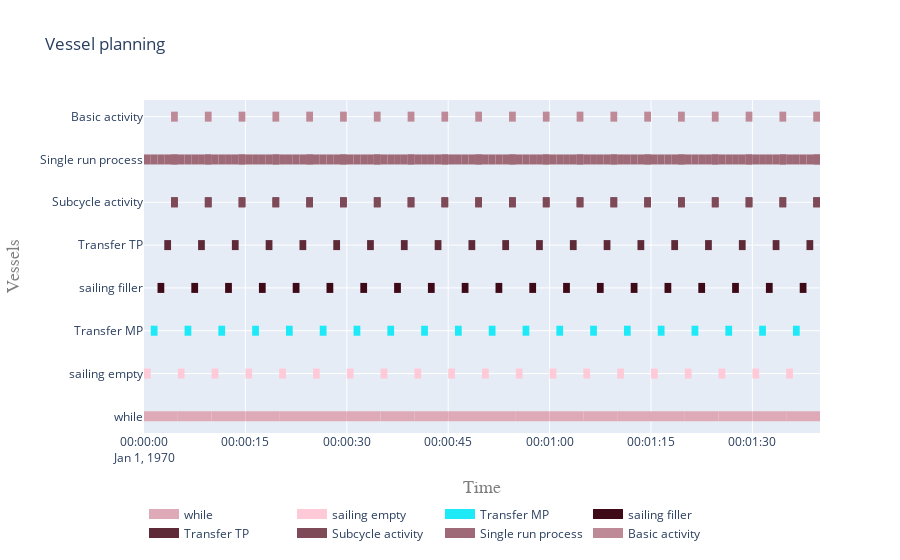

Notebook code for this chart:
### Code cell
plot.vessel_planning([while_activity, *single_run, sequence_activity, wait__actitivy])

### Figure 1 — Plotly figure (JSON) as saved in the notebook; plotly's stock layout.template omitted (floating-point values rounded to 4 significant figures; data arrays with more than 128 entries replaced by an {"elided": "..."} marker saying what was removed)
{"data": [{"connectgaps": false, "hoverinfo": "y+name", "line": {"color": "rgb(222,170,183)", "width": 10}, "mode": "lines", "name": "while", "type": "scatter", "x": {"elided": "11505 str values"}, "y": {"elided": "11505 str values"}}, {"connectgaps": false, "hoverinfo": "y+name", "line": {"color": "rgb(254,202,215)", "width": 10}, "mode": "lines", "name": "sailing empty", "type": "scatter", "x": ["1970-01-01T00:00:00", "1970-01-01T00:00:00", "1970-01-01T00:00:01", "1970-01-01T00:00:01", "1970-01-01T00:00:01", "1970-01-01T00:00:05", "1970-01-01T00:00:05", "1970-01-01T00:00:06", "1970-01-01T00:00:06", "1970-01-01T00:00:06", "1970-01-01T00:00:10", "1970-01-01T00:00:10", "1970-01-01T00:00:11", "1970-01-01T00:00:11", "1970-01-01T00:00:11", "1970-01-01T00:00:15", "1970-01-01T00:00:15", "1970-01-01T00:00:16", "1970-01-01T00:00:16", "1970-01-01T00:00:16", "1970-01-01T00:00:20", "1970-01-01T00:00:20", "1970-01-01T00:00:21", "1970-01-01T00:00:21", "1970-01-01T00:00:21", "1970-01-01T00:00:25", "1970-01-01T00:00:25", "1970-01-01T00:00:26", "1970-01-01T00:00:26", "1970-01-01T00:00:26", "1970-01-01T00:00:30", "1970-01-01T00:00:30", "1970-01-01T00:00:31", "1970-01-01T00:00:31", "1970-01-01T00:00:31", "1970-01-01T00:00:35", "1970-01-01T00:00:35", "1970-01-01T00:00:36", "1970-01-01T00:00:36", "1970-01-01T00:00:36", "1970-01-01T00:00:40", "1970-01-01T00:00:40", "1970-01-01T00:00:41", "1970-01-01T00:00:41", "1970-01-01T00:00:41", "1970-01-01T00:00:45", "1970-01-01T00:00:45", "1970-01-01T00:00:46", "1970-01-01T00:00:46", "1970-01-01T00:00:46", "1970-01-01T00:00:50", "1970-01-01T00:00:50", "1970-01-01T00:00:51", "1970-01-01T00:00:51", "1970-01-01T00:00:51", "1970-01-01T00:00:55", "1970-01-01T00:00:55", "1970-01-01T00:00:56", "1970-01-01T00:00:56", "1970-01-01T00:00:56", "1970-01-01T00:01:00", "1970-01-01T00:01:00", "1970-01-01T00:01:01", "1970-01-01T00:01:01", "1970-01-01T00:01:01", "1970-01-01T00:01:05", "1970-01-01T00:01:05", "1970-01-01T00:01:06", "1970-01-01T00:01:06", "1970-01-01T00:01:06", "1970-01-01T00:01:10", "1970-01-01T00:01:10", "1970-01-01T00:01:11", "1970-01-01T00:01:11", "1970-01-01T00:01:11", "1970-01-01T00:01:15", "1970-01-01T00:01:15", "1970-01-01T00:01:16", "1970-01-01T00:01:16", "1970-01-01T00:01:16", "1970-01-01T00:01:20", "1970-01-01T00:01:20", "1970-01-01T00:01:21", "1970-01-01T00:01:21", "1970-01-01T00:01:21", "1970-01-01T00:01:25", "1970-01-01T00:01:25", "1970-01-01T00:01:26", "1970-01-01T00:01:26", "1970-01-01T00:01:26", "1970-01-01T00:01:30", "1970-01-01T00:01:30", "1970-01-01T00:01:31", "1970-01-01T00:01:31", "1970-01-01T00:01:31", "1970-01-01T00:01:35", "1970-01-01T00:01:35", "1970-01-01T00:01:36", "1970-01-01T00:01:36", "1970-01-01T00:01:36"], "y": ["sailing empty", "sailing empty", "sailing empty", "sailing empty", null, "sailing empty", "sailing empty", "sailing empty", "sailing empty", null, "sailing empty", "sailing empty", "sailing empty", "sailing empty", null, "sailing empty", "sailing empty", "sailing empty", "sailing empty", null, "sailing empty", "sailing empty", "sailing empty", "sailing empty", null, "sailing empty", "sailing empty", "sailing empty", "sailing empty", null, "sailing empty", "sailing empty", "sailing empty", "sailing empty", null, "sailing empty", "sailing empty", "sailing empty", "sailing empty", null, "sailing empty", "sailing empty", "sailing empty", "sailing empty", null, "sailing empty", "sailing empty", "sailing empty", "sailing empty", null, "sailing empty", "sailing empty", "sailing empty", "sailing empty", null, "sailing empty", "sailing empty", "sailing empty", "sailing empty", null, "sailing empty", "sailing empty", "sailing empty", "sailing empty", null, "sailing empty", "sailing empty", "sailing empty", "sailing empty", null, "sailing empty", "sailing empty", "sailing empty", "sailing empty", null, "sailing empty", "sailing empty", "sailing empty", "sailing empty", null, "sailing empty", "sailing empty", "sailing empty", "sailing empty", null, "sailing empty", "sailing empty", "sailing empty", "sailing empty", null, "sailing empty", "sailing empty", "sailing empty", "sailing empty", null, "sailing empty", "sailing empty", "sailing empty", "sailing empty", null]}, {"connectgaps": false, "hoverinfo": "y+name", "line": {"color": "rgb(30,234,247)", "width": 10}, "mode": "lines", "name": "Transfer MP", "type": "scatter", "x": ["1970-01-01T00:00:01", "1970-01-01T00:00:01", "1970-01-01T00:00:02", "1970-01-01T00:00:02", "1970-01-01T00:00:02", "1970-01-01T00:00:06", "1970-01-01T00:00:06", "1970-01-01T00:00:07", "1970-01-01T00:00:07", "1970-01-01T00:00:07", "1970-01-01T00:00:11", "1970-01-01T00:00:11", "1970-01-01T00:00:12", "1970-01-01T00:00:12", "1970-01-01T00:00:12", "1970-01-01T00:00:16", "1970-01-01T00:00:16", "1970-01-01T00:00:17", "1970-01-01T00:00:17", "1970-01-01T00:00:17", "1970-01-01T00:00:21", "1970-01-01T00:00:21", "1970-01-01T00:00:22", "1970-01-01T00:00:22", "1970-01-01T00:00:22", "1970-01-01T00:00:26", "1970-01-01T00:00:26", "1970-01-01T00:00:27", "1970-01-01T00:00:27", "1970-01-01T00:00:27", "1970-01-01T00:00:31", "1970-01-01T00:00:31", "1970-01-01T00:00:32", "1970-01-01T00:00:32", "1970-01-01T00:00:32", "1970-01-01T00:00:36", "1970-01-01T00:00:36", "1970-01-01T00:00:37", "1970-01-01T00:00:37", "1970-01-01T00:00:37", "1970-01-01T00:00:41", "1970-01-01T00:00:41", "1970-01-01T00:00:42", "1970-01-01T00:00:42", "1970-01-01T00:00:42", "1970-01-01T00:00:46", "1970-01-01T00:00:46", "1970-01-01T00:00:47", "1970-01-01T00:00:47", "1970-01-01T00:00:47", "1970-01-01T00:00:51", "1970-01-01T00:00:51", "1970-01-01T00:00:52", "1970-01-01T00:00:52", "1970-01-01T00:00:52", "1970-01-01T00:00:56", "1970-01-01T00:00:56", "1970-01-01T00:00:57", "1970-01-01T00:00:57", "1970-01-01T00:00:57", "1970-01-01T00:01:01", "1970-01-01T00:01:01", "1970-01-01T00:01:02", "1970-01-01T00:01:02", "1970-01-01T00:01:02", "1970-01-01T00:01:06", "1970-01-01T00:01:06", "1970-01-01T00:01:07", "1970-01-01T00:01:07", "1970-01-01T00:01:07", "1970-01-01T00:01:11", "1970-01-01T00:01:11", "1970-01-01T00:01:12", "1970-01-01T00:01:12", "1970-01-01T00:01:12", "1970-01-01T00:01:16", "1970-01-01T00:01:16", "1970-01-01T00:01:17", "1970-01-01T00:01:17", "1970-01-01T00:01:17", "1970-01-01T00:01:21", "1970-01-01T00:01:21", "1970-01-01T00:01:22", "1970-01-01T00:01:22", "1970-01-01T00:01:22", "1970-01-01T00:01:26", "1970-01-01T00:01:26", "1970-01-01T00:01:27", "1970-01-01T00:01:27", "1970-01-01T00:01:27", "1970-01-01T00:01:31", "1970-01-01T00:01:31", "1970-01-01T00:01:32", "1970-01-01T00:01:32", "1970-01-01T00:01:32", "1970-01-01T00:01:36", "1970-01-01T00:01:36", "1970-01-01T00:01:37", "1970-01-01T00:01:37", "1970-01-01T00:01:37"], "y": ["Transfer MP", "Transfer MP", "Transfer MP", "Transfer MP", null, "Transfer MP", "Transfer MP", "Transfer MP", "Transfer MP", null, "Transfer MP", "Transfer MP", "Transfer MP", "Transfer MP", null, "Transfer MP", "Transfer MP", "Transfer MP", "Transfer MP", null, "Transfer MP", "Transfer MP", "Transfer MP", "Transfer MP", null, "Transfer MP", "Transfer MP", "Transfer MP", "Transfer MP", null, "Transfer MP", "Transfer MP", "Transfer MP", "Transfer MP", null, "Transfer MP", "Transfer MP", "Transfer MP", "Transfer MP", null, "Transfer MP", "Transfer MP", "Transfer MP", "Transfer MP", null, "Transfer MP", "Transfer MP", "Transfer MP", "Transfer MP", null, "Transfer MP", "Transfer MP", "Transfer MP", "Transfer MP", null, "Transfer MP", "Transfer MP", "Transfer MP", "Transfer MP", null, "Transfer MP", "Transfer MP", "Transfer MP", "Transfer MP", null, "Transfer MP", "Transfer MP", "Transfer MP", "Transfer MP", null, "Transfer MP", "Transfer MP", "Transfer MP", "Transfer MP", null, "Transfer MP", "Transfer MP", "Transfer MP", "Transfer MP", null, "Transfer MP", "Transfer MP", "Transfer MP", "Transfer MP", null, "Transfer MP", "Transfer MP", "Transfer MP", "Transfer MP", null, "Transfer MP", "Transfer MP", "Transfer MP", "Transfer MP", null, "Transfer MP", "Transfer MP", "Transfer MP", "Transfer MP", null]}, {"connectgaps": false, "hoverinfo": "y+name", "line": {"color": "rgb(62,10,23)", "width": 10}, "mode": "lines", "name": "sailing filler", "type": "scatter", "x": ["1970-01-01T00:00:02", "1970-01-01T00:00:02", "1970-01-01T00:00:03", "1970-01-01T00:00:03", "1970-01-01T00:00:03", "1970-01-01T00:00:07", "1970-01-01T00:00:07", "1970-01-01T00:00:08", "1970-01-01T00:00:08", "1970-01-01T00:00:08", "1970-01-01T00:00:12", "1970-01-01T00:00:12", "1970-01-01T00:00:13", "1970-01-01T00:00:13", "1970-01-01T00:00:13", "1970-01-01T00:00:17", "1970-01-01T00:00:17", "1970-01-01T00:00:18", "1970-01-01T00:00:18", "1970-01-01T00:00:18", "1970-01-01T00:00:22", "1970-01-01T00:00:22", "1970-01-01T00:00:23", "1970-01-01T00:00:23", "1970-01-01T00:00:23", "1970-01-01T00:00:27", "1970-01-01T00:00:27", "1970-01-01T00:00:28", "1970-01-01T00:00:28", "1970-01-01T00:00:28", "1970-01-01T00:00:32", "1970-01-01T00:00:32", "1970-01-01T00:00:33", "1970-01-01T00:00:33", "1970-01-01T00:00:33", "1970-01-01T00:00:37", "1970-01-01T00:00:37", "1970-01-01T00:00:38", "1970-01-01T00:00:38", "1970-01-01T00:00:38", "1970-01-01T00:00:42", "1970-01-01T00:00:42", "1970-01-01T00:00:43", "1970-01-01T00:00:43", "1970-01-01T00:00:43", "1970-01-01T00:00:47", "1970-01-01T00:00:47", "1970-01-01T00:00:48", "1970-01-01T00:00:48", "1970-01-01T00:00:48", "1970-01-01T00:00:52", "1970-01-01T00:00:52", "1970-01-01T00:00:53", "1970-01-01T00:00:53", "1970-01-01T00:00:53", "1970-01-01T00:00:57", "1970-01-01T00:00:57", "1970-01-01T00:00:58", "1970-01-01T00:00:58", "1970-01-01T00:00:58", "1970-01-01T00:01:02", "1970-01-01T00:01:02", "1970-01-01T00:01:03", "1970-01-01T00:01:03", "1970-01-01T00:01:03", "1970-01-01T00:01:07", "1970-01-01T00:01:07", "1970-01-01T00:01:08", "1970-01-01T00:01:08", "1970-01-01T00:01:08", "1970-01-01T00:01:12", "1970-01-01T00:01:12", "1970-01-01T00:01:13", "1970-01-01T00:01:13", "1970-01-01T00:01:13", "1970-01-01T00:01:17", "1970-01-01T00:01:17", "1970-01-01T00:01:18", "1970-01-01T00:01:18", "1970-01-01T00:01:18", "1970-01-01T00:01:22", "1970-01-01T00:01:22", "1970-01-01T00:01:23", "1970-01-01T00:01:23", "1970-01-01T00:01:23", "1970-01-01T00:01:27", "1970-01-01T00:01:27", "1970-01-01T00:01:28", "1970-01-01T00:01:28", "1970-01-01T00:01:28", "1970-01-01T00:01:32", "1970-01-01T00:01:32", "1970-01-01T00:01:33", "1970-01-01T00:01:33", "1970-01-01T00:01:33", "1970-01-01T00:01:37", "1970-01-01T00:01:37", "1970-01-01T00:01:38", "1970-01-01T00:01:38", "1970-01-01T00:01:38"], "y": ["sailing filler", "sailing filler", "sailing filler", "sailing filler", null, "sailing filler", "sailing filler", "sailing filler", "sailing filler", null, "sailing filler", "sailing filler", "sailing filler", "sailing filler", null, "sailing filler", "sailing filler", "sailing filler", "sailing filler", null, "sailing filler", "sailing filler", "sailing filler", "sailing filler", null, "sailing filler", "sailing filler", "sailing filler", "sailing filler", null, "sailing filler", "sailing filler", "sailing filler", "sailing filler", null, "sailing filler", "sailing filler", "sailing filler", "sailing filler", null, "sailing filler", "sailing filler", "sailing filler", "sailing filler", null, "sailing filler", "sailing filler", "sailing filler", "sailing filler", null, "sailing filler", "sailing filler", "sailing filler", "sailing filler", null, "sailing filler", "sailing filler", "sailing filler", "sailing filler", null, "sailing filler", "sailing filler", "sailing filler", "sailing filler", null, "sailing filler", "sailing filler", "sailing filler", "sailing filler", null, "sailing filler", "sailing filler", "sailing filler", "sailing filler", null, "sailing filler", "sailing filler", "sailing filler", "sailing filler", null, "sailing filler", "sailing filler", "sailing filler", "sailing filler", null, "sailing filler", "sailing filler", "sailing filler", "sailing filler", null, "sailing filler", "sailing filler", "sailing filler", "sailing filler", null, "sailing filler", "sailing filler", "sailing filler", "sailing filler", null]}, {"connectgaps": false, "hoverinfo": "y+name", "line": {"color": "rgb(94,42,55)", "width": 10}, "mode": "lines", "name": "Transfer TP", "type": "scatter", "x": ["1970-01-01T00:00:03", "1970-01-01T00:00:03", "1970-01-01T00:00:04", "1970-01-01T00:00:04", "1970-01-01T00:00:04", "1970-01-01T00:00:08", "1970-01-01T00:00:08", "1970-01-01T00:00:09", "1970-01-01T00:00:09", "1970-01-01T00:00:09", "1970-01-01T00:00:13", "1970-01-01T00:00:13", "1970-01-01T00:00:14", "1970-01-01T00:00:14", "1970-01-01T00:00:14", "1970-01-01T00:00:18", "1970-01-01T00:00:18", "1970-01-01T00:00:19", "1970-01-01T00:00:19", "1970-01-01T00:00:19", "1970-01-01T00:00:23", "1970-01-01T00:00:23", "1970-01-01T00:00:24", "1970-01-01T00:00:24", "1970-01-01T00:00:24", "1970-01-01T00:00:28", "1970-01-01T00:00:28", "1970-01-01T00:00:29", "1970-01-01T00:00:29", "1970-01-01T00:00:29", "1970-01-01T00:00:33", "1970-01-01T00:00:33", "1970-01-01T00:00:34", "1970-01-01T00:00:34", "1970-01-01T00:00:34", "1970-01-01T00:00:38", "1970-01-01T00:00:38", "1970-01-01T00:00:39", "1970-01-01T00:00:39", "1970-01-01T00:00:39", "1970-01-01T00:00:43", "1970-01-01T00:00:43", "1970-01-01T00:00:44", "1970-01-01T00:00:44", "1970-01-01T00:00:44", "1970-01-01T00:00:48", "1970-01-01T00:00:48", "1970-01-01T00:00:49", "1970-01-01T00:00:49", "1970-01-01T00:00:49", "1970-01-01T00:00:53", "1970-01-01T00:00:53", "1970-01-01T00:00:54", "1970-01-01T00:00:54", "1970-01-01T00:00:54", "1970-01-01T00:00:58", "1970-01-01T00:00:58", "1970-01-01T00:00:59", "1970-01-01T00:00:59", "1970-01-01T00:00:59", "1970-01-01T00:01:03", "1970-01-01T00:01:03", "1970-01-01T00:01:04", "1970-01-01T00:01:04", "1970-01-01T00:01:04", "1970-01-01T00:01:08", "1970-01-01T00:01:08", "1970-01-01T00:01:09", "1970-01-01T00:01:09", "1970-01-01T00:01:09", "1970-01-01T00:01:13", "1970-01-01T00:01:13", "1970-01-01T00:01:14", "1970-01-01T00:01:14", "1970-01-01T00:01:14", "1970-01-01T00:01:18", "1970-01-01T00:01:18", "1970-01-01T00:01:19", "1970-01-01T00:01:19", "1970-01-01T00:01:19", "1970-01-01T00:01:23", "1970-01-01T00:01:23", "1970-01-01T00:01:24", "1970-01-01T00:01:24", "1970-01-01T00:01:24", "1970-01-01T00:01:28", "1970-01-01T00:01:28", "1970-01-01T00:01:29", "1970-01-01T00:01:29", "1970-01-01T00:01:29", "1970-01-01T00:01:33", "1970-01-01T00:01:33", "1970-01-01T00:01:34", "1970-01-01T00:01:34", "1970-01-01T00:01:34", "1970-01-01T00:01:38", "1970-01-01T00:01:38", "1970-01-01T00:01:39", "1970-01-01T00:01:39", "1970-01-01T00:01:39"], "y": ["Transfer TP", "Transfer TP", "Transfer TP", "Transfer TP", null, "Transfer TP", "Transfer TP", "Transfer TP", "Transfer TP", null, "Transfer TP", "Transfer TP", "Transfer TP", "Transfer TP", null, "Transfer TP", "Transfer TP", "Transfer TP", "Transfer TP", null, "Transfer TP", "Transfer TP", "Transfer TP", "Transfer TP", null, "Transfer TP", "Transfer TP", "Transfer TP", "Transfer TP", null, "Transfer TP", "Transfer TP", "Transfer TP", "Transfer TP", null, "Transfer TP", "Transfer TP", "Transfer TP", "Transfer TP", null, "Transfer TP", "Transfer TP", "Transfer TP", "Transfer TP", null, "Transfer TP", "Transfer TP", "Transfer TP", "Transfer TP", null, "Transfer TP", "Transfer TP", "Transfer TP", "Transfer TP", null, "Transfer TP", "Transfer TP", "Transfer TP", "Transfer TP", null, "Transfer TP", "Transfer TP", "Transfer TP", "Transfer TP", null, "Transfer TP", "Transfer TP", "Transfer TP", "Transfer TP", null, "Transfer TP", "Transfer TP", "Transfer TP", "Transfer TP", null, "Transfer TP", "Transfer TP", "Transfer TP", "Transfer TP", null, "Transfer TP", "Transfer TP", "Transfer TP", "Transfer TP", null, "Transfer TP", "Transfer TP", "Transfer TP", "Transfer TP", null, "Transfer TP", "Transfer TP", "Transfer TP", "Transfer TP", null, "Transfer TP", "Transfer TP", "Transfer TP", "Transfer TP", null]}, {"connectgaps": false, "hoverinfo": "y+name", "line": {"color": "rgb(126,74,87)", "width": 10}, "mode": "lines", "name": "Subcycle activity", "type": "scatter", "x": {"elided": "200 str values"}, "y": {"elided": "200 str values"}}, {"connectgaps": false, "hoverinfo": "y+name", "line": {"color": "rgb(158,106,119)", "width": 10}, "mode": "lines", "name": "Single run process", "type": "scatter", "x": {"elided": "600 str values"}, "y": {"elided": "600 str values"}}, {"connectgaps": false, "hoverinfo": "y+name", "line": {"color": "rgb(190,138,151)", "width": 10}, "mode": "lines", "name": "Basic activity", "type": "scatter", "x": ["1970-01-01T00:00:04", "1970-01-01T00:00:04", "1970-01-01T00:00:05", "1970-01-01T00:00:05", "1970-01-01T00:00:05", "1970-01-01T00:00:09", "1970-01-01T00:00:09", "1970-01-01T00:00:10", "1970-01-01T00:00:10", "1970-01-01T00:00:10", "1970-01-01T00:00:14", "1970-01-01T00:00:14", "1970-01-01T00:00:15", "1970-01-01T00:00:15", "1970-01-01T00:00:15", "1970-01-01T00:00:19", "1970-01-01T00:00:19", "1970-01-01T00:00:20", "1970-01-01T00:00:20", "1970-01-01T00:00:20", "1970-01-01T00:00:24", "1970-01-01T00:00:24", "1970-01-01T00:00:25", "1970-01-01T00:00:25", "1970-01-01T00:00:25", "1970-01-01T00:00:29", "1970-01-01T00:00:29", "1970-01-01T00:00:30", "1970-01-01T00:00:30", "1970-01-01T00:00:30", "1970-01-01T00:00:34", "1970-01-01T00:00:34", "1970-01-01T00:00:35", "1970-01-01T00:00:35", "1970-01-01T00:00:35", "1970-01-01T00:00:39", "1970-01-01T00:00:39", "1970-01-01T00:00:40", "1970-01-01T00:00:40", "1970-01-01T00:00:40", "1970-01-01T00:00:44", "1970-01-01T00:00:44", "1970-01-01T00:00:45", "1970-01-01T00:00:45", "1970-01-01T00:00:45", "1970-01-01T00:00:49", "1970-01-01T00:00:49", "1970-01-01T00:00:50", "1970-01-01T00:00:50", "1970-01-01T00:00:50", "1970-01-01T00:00:54", "1970-01-01T00:00:54", "1970-01-01T00:00:55", "1970-01-01T00:00:55", "1970-01-01T00:00:55", "1970-01-01T00:00:59", "1970-01-01T00:00:59", "1970-01-01T00:01:00", "1970-01-01T00:01:00", "1970-01-01T00:01:00", "1970-01-01T00:01:04", "1970-01-01T00:01:04", "1970-01-01T00:01:05", "1970-01-01T00:01:05", "1970-01-01T00:01:05", "1970-01-01T00:01:09", "1970-01-01T00:01:09", "1970-01-01T00:01:10", "1970-01-01T00:01:10", "1970-01-01T00:01:10", "1970-01-01T00:01:14", "1970-01-01T00:01:14", "1970-01-01T00:01:15", "1970-01-01T00:01:15", "1970-01-01T00:01:15", "1970-01-01T00:01:19", "1970-01-01T00:01:19", "1970-01-01T00:01:20", "1970-01-01T00:01:20", "1970-01-01T00:01:20", "1970-01-01T00:01:24", "1970-01-01T00:01:24", "1970-01-01T00:01:25", "1970-01-01T00:01:25", "1970-01-01T00:01:25", "1970-01-01T00:01:29", "1970-01-01T00:01:29", "1970-01-01T00:01:30", "1970-01-01T00:01:30", "1970-01-01T00:01:30", "1970-01-01T00:01:34", "1970-01-01T00:01:34", "1970-01-01T00:01:35", "1970-01-01T00:01:35", "1970-01-01T00:01:35", "1970-01-01T00:01:39", "1970-01-01T00:01:39", "1970-01-01T00:01:40", "1970-01-01T00:01:40", "1970-01-01T00:01:40"], "y": ["Basic activity", "Basic activity", "Basic activity", "Basic activity", null, "Basic activity", "Basic activity", "Basic activity", "Basic activity", null, "Basic activity", "Basic activity", "Basic activity", "Basic activity", null, "Basic activity", "Basic activity", "Basic activity", "Basic activity", null, "Basic activity", "Basic activity", "Basic activity", "Basic activity", null, "Basic activity", "Basic activity", "Basic activity", "Basic activity", null, "Basic activity", "Basic activity", "Basic activity", "Basic activity", null, "Basic activity", "Basic activity", "Basic activity", "Basic activity", null, "Basic activity", "Basic activity", "Basic activity", "Basic activity", null, "Basic activity", "Basic activity", "Basic activity", "Basic activity", null, "Basic activity", "Basic activity", "Basic activity", "Basic activity", null, "Basic activity", "Basic activity", "Basic activity", "Basic activity", null, "Basic activity", "Basic activity", "Basic activity", "Basic activity", null, "Basic activity", "Basic activity", "Basic activity", "Basic activity", null, "Basic activity", "Basic activity", "Basic activity", "Basic activity", null, "Basic activity", "Basic activity", "Basic activity", "Basic activity", null, "Basic activity", "Basic activity", "Basic activity", "Basic activity", null, "Basic activity", "Basic activity", "Basic activity", "Basic activity", null, "Basic activity", "Basic activity", "Basic activity", "Basic activity", null, "Basic activity", "Basic activity", "Basic activity", "Basic activity", null]}], "layout": {"hovermode": "closest", "legend": {"orientation": "h", "x": 0, "y": -0.2}, "title": {"text": "Vessel planning"}, "xaxis": {"range": ["1970-01-01T00:00:00", "1970-01-01T00:01:40"], "title": {"font": {"color": "#7f7f7f", "family": "Courier New, monospace", "size": 18}, "text": "Time"}}, "yaxis": {"title": {"font": {"color": "#7f7f7f", "family": "Courier New, monospace", "size": 18}, "text": "Vessels"}}}}
